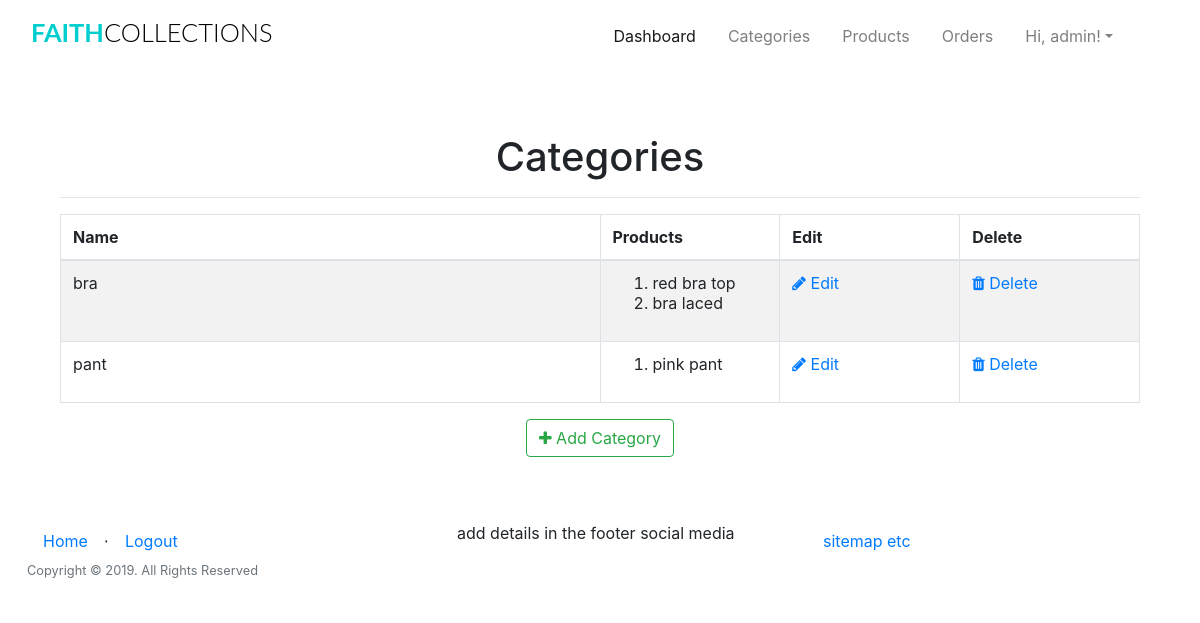
Page /admin/categories (signed in) on the committed database.
### app/models.py (models this page shows, shortened)
class User(UserMixin, db.Model):
	__tablename__="user"
	id = db.Column(db.Integer, primary_key=True)
	firstname = db.Column(db.String(24), index=True)
	lastname = db.Column(db.String(24), index=True)
	email = db.Column(db.String(50), index=True, unique=True)
	password_hash = db.Column(db.String)
	phonenumber = db.Column(db.String(18), index=True, unique=True)
	is_admin = db.Column(db.Boolean, default = False)
	order = db.relationship("Order", backref='ordered_products')
	kart = db.relationship('Kart', uselist=False, backref='user_kart')
	shipping_info = db.relationship('ShippingInfo', backref='shipping',lazy='dynamic')

class Categories(db.Model):
	id = db.Column(db.Integer, primary_key=True)
	category_name  = db.Column(db.String(20), index = True)
	product = db.relationship('Products', backref='products_categories')

class Products(db.Model):
	__tablename__ = 'product'
	id = db.Column(db.Integer, primary_key=True)
	product_name = db.Column(db.String(100), index=True)
	product_price = db.Column(db.Integer, index=True)
	product_image = db.Column(db.String(120),index=True)
	product_description = db.Column(db.String(200), index=True)
	product_stock = db.Column(db.Integer, index = True)
	product_size = db.Column(db.String(5), index = True)
	categories_id = db.Column(db.Integer, db.ForeignKey('categories.id'))
	order = db.relationship('Order', secondary=association_table, backref='my_orders', lazy='dynamic')

### app/admin/routes.py (the view)
@admin.route('/categories', methods = ['GET','POST'])
@login_required
def list_categories():
	check_admin()
	categories = Categories.query.all()
	return render_template('admin/categories/categories.html', title = "Product Categories",
		categories = categories)

### app/admin/routes.py (called while the page is built)
def check_admin():
	if not current_user.is_admin:
		abort(403)

### app/models.py (called while the page is built)
@login_manager.user_loader
def load_user(id):
    return User.query.get(int(id))

### app/templates/admin/categories/categories.html (shortened to what this page needs)
{% extends "base.html" %}
{% block head %}
<head>
    <link href="//maxcdn.bootstrapcdn.com/font-awesome/4.1.0/css/font-awesome.min.css" rel="stylesheet">
</head>
{%endblock head%}
{% block body %}
<div class="container">
  <div class="outer">
    <div class="middle">
      <div class="inner">
        <br/>
        <br/>
        <h1 style="text-align:center;">Categories</h1>
        {% if categories %}
          <hr class="intro-divider">
            <table class="table table-striped table-bordered">
              <thead>
                <tr>
                  <th width="45%"> Name </th>
                  <th width="15%"> Products</th>
                  <th width="15%"> Edit </th>
                  <th width="15%"> Delete </th>
                </tr>
              </thead>
              <tbody>
              {% for category in categories %}
                <tr>
                  <td> {{ category.category_name }} </td>
                    {% if category.product == [] %}
                    <td>
                      0
                    </td>
                    {% else %}
                  <td>
                      <ol>
                        {% for name in category.product %}
                          <li>
                            {{ name.product_name }}
                          </li>
                          {% endfor %}
                        </ol>
                  </td>
                  {% endif %}
                  <td>
                    <a href="{{ url_for('admin.edit_category', id=category.id) }}">
                      <i class="fa fa-pencil"></i> Edit
                    </a>
                  </td>
                  <td>
                    <a href="{{ url_for('admin.delete_category', id=category.id) }}">
                      <i class="fa fa-trash"></i> Delete
                    </a>
                  </td>
                </tr>
              {% endfor %}
              </tbody>
            </table>
          <div style="text-align: center">
        {% else %}
          <div style="text-align: center">
            <h3> No categories have been added. </h3>
            <hr class="intro-divider">
        {% endif %}
          <a href="{{ url_for('admin.add_category') }}" class="btn btn-outline-success">
            <i class="fa fa-plus"></i>
            Add Category
          </a>
        </div>
      </div>
    </div>
  </div>
</div>
{% endblock %}

### app/templates/base.html (shortened to what this page needs)
<html>
    <head>
        <link href="{{ url_for('static', filename='css/bootstrap.min.css') }}"rel="stylesheet">
        <link href="{{ url_for('static', filename='css/st.css') }}"rel="stylesheet">
        {%block head%}
        {%endblock head%}
    </head>
    <body>
            <div class="container-fluid mt-1 mb-3">
                <nav class="navbar navbar-expand-lg navbar-light">
                    <h1 class="brand_name">
                        <a class="navbar-brand" href="{{ url_for('home.homepage') }}">Faith<span>Collections</span></a>
                    </h1>
                    <div class="collapse navbar-collapse" id="navbarTogglerDemo03">
                    <ul class="navbar-nav ml-auto mr-5 mt-2 mt-lg-0">
                            {% if current_user.is_authenticated %}
                            {% if current_user.is_admin %}
                            <li class="nav-item ml-3">
                              <a class="nav-link active" href="{{ url_for('home.admin_dashboard') }}">Dashboard</a>
                            </li>
                            <li class="nav-item ml-3">
                              <a class="nav-link" href="{{ url_for('admin.list_categories') }}">Categories</a>
                            </li>
                            <li class="nav-item ml-3">
                              <a class="nav-link" href="{{ url_for('admin.list_products') }}">Products</a>
                            </li>
                            <li class="nav-item ml-3">
                              <a class="nav-link" href="{{ url_for('admin.list_orders') }}" >Orders</a>
                            </li>
                            {% else %}
                              <li class="nav-item ml-3">
                                <a class="nav-link" href="{{ url_for('users.cart') }}">Cart<span class="badge badge-light">{{ count }}</span></a>
                              </li>
                              {% endif %}
                              <li class="nav-item dropdown ml-3">
                                    <a class="nav-link dropdown-toggle" data-toggle="dropdown" href="#" role="button" aria-haspopup="true" aria-expanded="false">
                                        Hi, {{ current_user.firstname }}!</a>
                                  </li>
                                    {% endif %}
                    </ul>
                    </div>
                </nav>
            </div>
    <div class=" container">
            {% block body %}
            {% endblock %}
    </div>
    <div class="push"></div>
    <div class="container-fluid">
        <footer>
                <div class="row">
                        <div class="col">
                                <ul class="nav">
                                    <li class=" nav-item" ><a class="nav-link" href="{{ url_for('home.homepage') }}">Home</a></li>
                                    <li class="footer-menu-divider mt-2">⋅</li>
                                    {% if current_user.is_authenticated %}
                                        <li class=" nav-item" ><a class="nav-link" href="{{ url_for('auth.logout') }}">Logout</a></li>
                                    {% else %}
                                        <li class=" nav-item" ><a class="nav-link" href="{{ url_for('auth.register') }}">Register</a></li>
                                        <li class="footer-menu-divider mt-2">⋅</li>
                                        <li class=" nav-item" ><a class="nav-link" href="{{ url_for('auth.login') }}">Login</a></li>
                                    {% endif %}
                                </ul>
                                <p class="copyright text-muted small">Copyright © 2019. All Rights Reserved</p>
                        </div>
                        <div class="col">
                                <ul class="d-inline-block">
                                 <li class="d-inline-block">add details in the footer</li>
                                 <li class="d-inline-block">social media</li>
                                </ul>
                        </div>
                        <div class="col">
                            <ul class="nav">
                            <li class="d-inline-block"><a class="nav-link" href="#">sitemap etc</a></li>
                            </ul>
                        </div>
                </div>
        </footer>
    </div>
    </body>
</html>

### app/static/css/st.css (style rules this page uses)
.brand_name .navbar-brand { font-size:1.59rem; text-transform: uppercase; font-family: 'Lato', sans-serif; font-weight: 700; color: #333; }
.brand_name >.navbar-brand { color:#01CFCF; text-decoration: none; }
.brand_name >.navbar-brand span { color: #000; font-weight: 300; }
.push { height:4em; }
.row { margin-left: auto; margin-right: auto; margin-bottom: 20px; }
.row:after { content: ""; display: table; clear: both; }
.row .col { float: left; -webkit-box-sizing: border-box; box-sizing: border-box; padding: 0 0.75rem; min-height: 1px; }

### rows in the picture
User: firstname "admin"
Categories: category_name "bra"
Products: product_name "red bra top"
Products: product_name "bra laced"
Categories: category_name "pant"
Products: product_name "pink pant"
